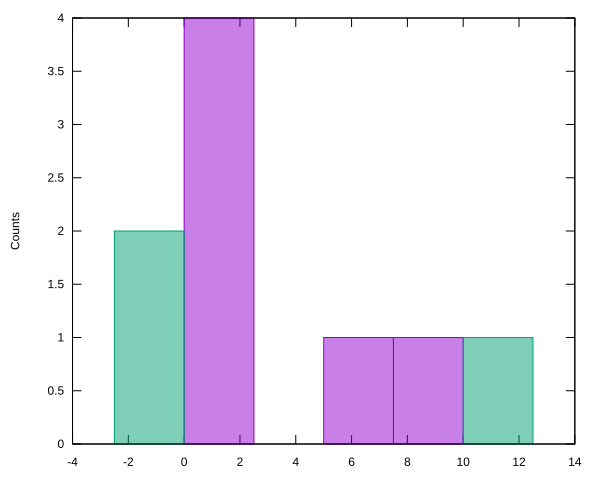

Recreate this plot in gnuplot.
#!/bin/gnuplot
set terminal svg
set output "hist.svg"

set datafile separator ";"
set style fill solid 0.5

stats "hist.txt" nooutput
N = STATS_records
binsize = (STATS_max_x - STATS_min_x) / (N - 1)

set ylabel "Counts"
set key off

plot "hist.txt" using 1:2:(binsize) every 1::1::N-2 with boxes,\
     "hist.txt" using 1:2:(binsize) every N-1::0 with boxes lc 2
